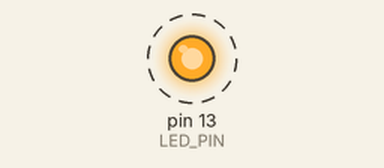
Simulated run of this sketch. Board: Arduino Uno, built with avr-gcc and run on an emulated ATmega328P. Shown: output pins drawn as LEDs (lit = HIGH). Dashed ring = blinking. What the sketch prints to the serial monitor is not drawn.

Above: at 0.2 s.
Timing chart, 0 to 3.0 s (numbered marks = the images above):
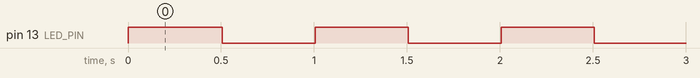

Measured:
- by itself, pin 13 (LED_PIN): alternates HIGH for 0.50 s and LOW for 0.50 s

The sketch:

sketch.ino
```cpp
/*
 * PRUEBA 01: LED Indicador
 * Objetivo: Probar I/O digital, Serial, y control básico de tiempo
 *
 * Componentes:
 *  - Arduino Uno
 *  - LED rojo
 *  - Resistencia 220Ω
 *  - Protoboard
 *
 * Conexión:
 *  - LED ánodo (+) → Pin 13 (Arduino)
 *  - LED cátodo (-) → GND (Arduino) a través de resistencia 220Ω
 *
 * Comportamiento esperado:
 *  - LED parpadea cada 1 segundo (encendido 500ms, apagado 500ms)
 *  - Serial (9600 baud) imprime "LED ON" o "LED OFF"
 */

// Pin donde está conectado el LED
const int LED_PIN = 13;

// Tiempo de ciclo (en milisegundos)
const int CYCLE_TIME = 1000;

void setup() {
  // Configurar pin LED como salida
  pinMode(LED_PIN, OUTPUT);

  // Inicializar comunicación Serial (9600 baud)
  Serial.begin(9600);

  Serial.println("PRUEBA 01: LED Indicador iniciado");
  Serial.println("LED parpadeará cada " + String(CYCLE_TIME) + "ms");
}

void loop() {
  // Encender LED
  digitalWrite(LED_PIN, HIGH);
  Serial.println("LED ON");

  // Esperar mitad del ciclo
  delay(CYCLE_TIME / 2);

  // Apagar LED
  digitalWrite(LED_PIN, LOW);
  Serial.println("LED OFF");

  // Esperar otra mitad del ciclo
  delay(CYCLE_TIME / 2);
}
```
